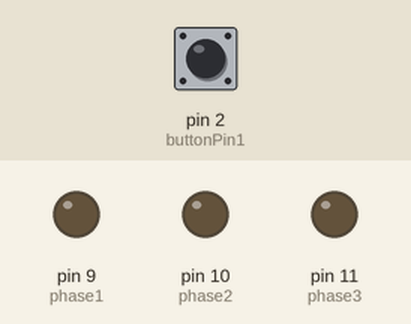
Simulated run of this sketch. Board: Arduino Uno, built with avr-gcc and run on an emulated ATmega328P. On the bench: output pins drawn as LEDs (lit = HIGH). The inputs (shaded band) are chosen by the test bench; at power-on: pin 2 (buttonPin1) LOW. What the sketch prints to the serial monitor is not drawn.

Above: at 1.2 s.
1.3 s: pin 2 (buttonPin1) pulled HIGH for 0.15 s
At 2.6 s:
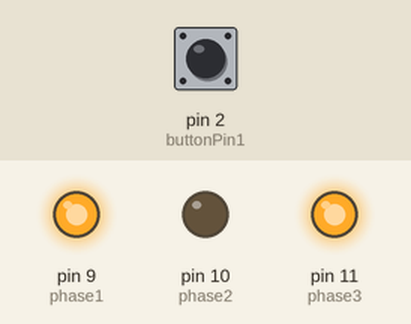
2.9 s: pin 2 (buttonPin1) pulled HIGH for 1 s
At 5.1 s:
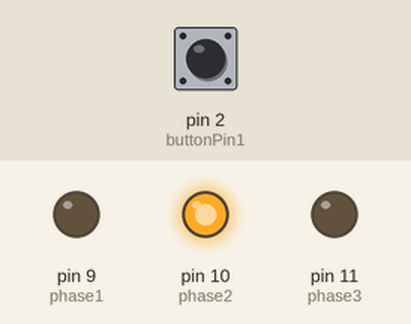
5.4 s: pin 2 (buttonPin1) pulled HIGH for 0.15 s
At 6.7 s:
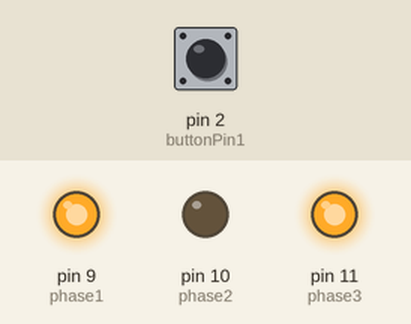
7.0 s: pin 2 (buttonPin1) pulled HIGH for 3.2 s
At 11.1 s:
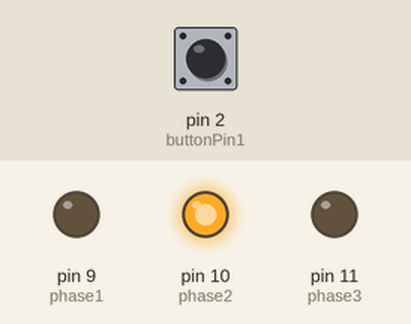
Timing chart, 0 to 12.6 s (numbered marks = the images above; inputs shaded):
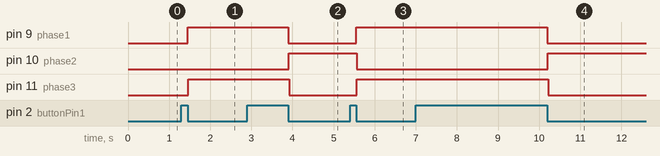

Measured:
- after the input at 1.3 s, pin 9 (phase1): LOW → HIGH after 0.15 s; pin 11 (phase3): LOW → HIGH after 0.17 s
- after the input at 2.9 s, pin 9 (phase1), pin 11 (phase3): HIGH → LOW after 1.0 s; pin 10 (phase2): LOW → HIGH after 1.0 s
- after the input at 5.4 s, pin 9 (phase1): LOW → HIGH after 0.15 s; pin 10 (phase2): HIGH → LOW after 0.16 s; pin 11 (phase3): LOW → HIGH after 0.17 s
- after the input at 7.0 s, pin 9 (phase1), pin 11 (phase3): HIGH → LOW after 3.2 s; pin 10 (phase2): LOW → HIGH after 3.2 s

The sketch:

1Step.ino
```cpp
int phase1 = 9;
int phase2 = 10;
int phase3 = 11;
int speed = 10;
int direction = -1;

// 1 = forward , -1 = backward


const int buttonPin1 = 2;
int buttonState1 = 0;


void setup() {
  pinMode(buttonPin1, INPUT);
  pinMode(phase1, OUTPUT);
  pinMode(phase2, OUTPUT);
  pinMode(phase3, OUTPUT);
  Serial.begin(9600);
}

void loop(){
//  delay(500);
  buttonState1 = digitalRead(buttonPin1);

  if(digitalRead(buttonPin1) == HIGH){
   Serial.print(digitalRead(buttonPin1));
    while(digitalRead(buttonPin1)== HIGH){}
    //  direction = -direction;
     Serial.print("Am citit butonul!: ");
     Serial.println(direction);
     rotateMotor();
  }

  //  rotateMotor();


}
int contor =0;
void rotateMotor(){
  contor=contor+1;
  if(direction == 1){
   if(contor % 2 == 0){
      digitalWrite(phase1, HIGH); delay(speed);
      digitalWrite(phase3, LOW); delay(speed);
      digitalWrite(phase2, HIGH); delay(speed);
    }
    else{
      digitalWrite(phase1, LOW); delay(speed);
      digitalWrite(phase3, HIGH); delay(speed);
      digitalWrite(phase2, LOW); delay(speed);
   }
  }
 else{
   if(contor%2==0){

      digitalWrite(phase1, LOW); delay(speed);
      digitalWrite(phase2, HIGH); delay(speed);
      digitalWrite(phase3, LOW); delay(speed);
   }
   else{
      digitalWrite(phase1, HIGH); delay(speed);
      digitalWrite(phase2, LOW); delay(speed);
      digitalWrite(phase3, HIGH); delay(speed);
   }
  }

}
```
